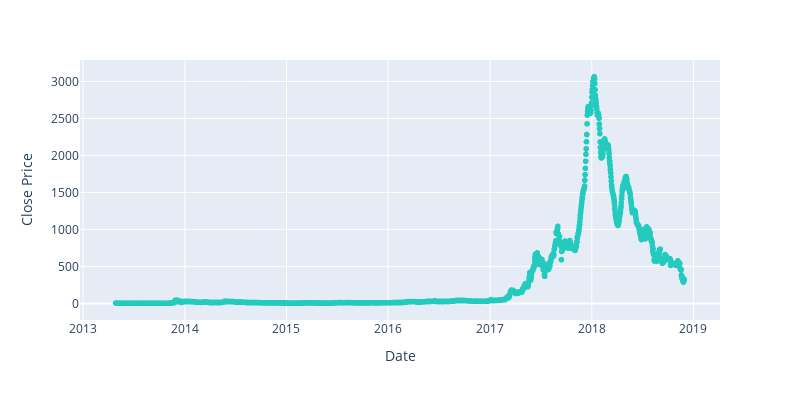

Here is the notebook cell this chart was saved with:
### Code cell
dfc3 = df_close.groupby('date').sum()
fig = px.scatter(dfc3, x =dfc3.index, y = dfc3['close'],
                  height = 400, width = 800,color_discrete_sequence=['#23CBBF'])
fig.update_layout(xaxis_title = 'Date', yaxis_title='Close Price')

fig.show()

### Figure 1 — Plotly figure (JSON) as saved in the notebook; plotly's stock layout.template omitted (floating-point values rounded to 4 significant figures; data arrays with more than 128 entries replaced by an {"elided": "..."} marker saying what was removed)
{"data": [{"hovertemplate": "date=%{x}<br>close=%{y}<extra></extra>", "legendgroup": "", "marker": {"color": "#23CBBF", "symbol": "circle"}, "mode": "markers", "name": "", "showlegend": false, "type": "scattergl", "x": {"elided": "2042 str values"}, "xaxis": "x", "y": {"elided": "2042 float values"}, "yaxis": "y"}], "layout": {"height": 400, "legend": {"tracegroupgap": 0}, "margin": {"t": 60}, "width": 800, "xaxis": {"anchor": "y", "domain": [0, 1], "title": {"text": "Date"}}, "yaxis": {"anchor": "x", "domain": [0, 1], "title": {"text": "Close Price"}}}}
